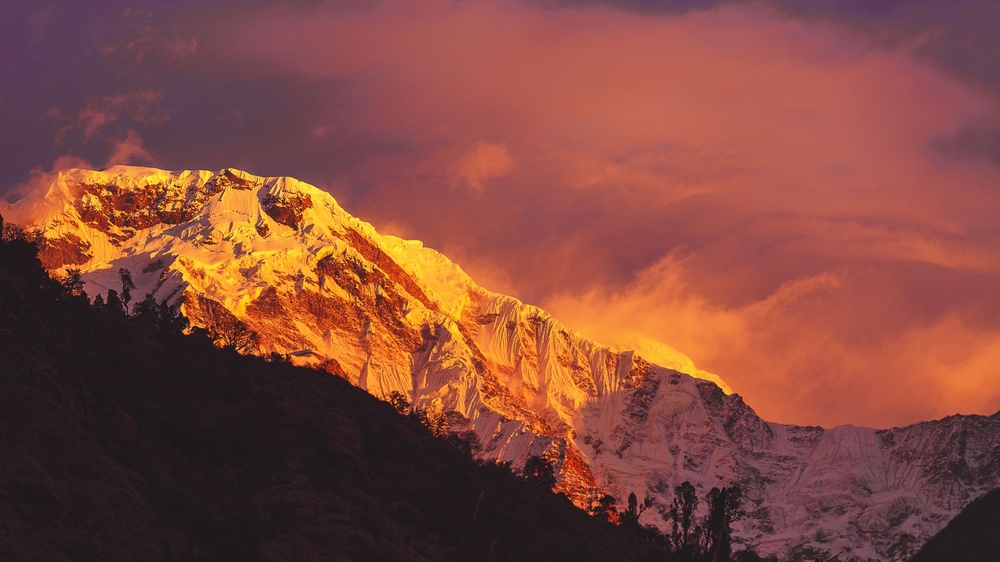
#> input picture 223-詹婷婷-厦门/week_3/1947.jpg, 1000 x 562 px, shrunk from 1920 x 1080 before the run
$ python sobel.py   (older library calls are emulated)
#> lines starting #> are read from the running program, lines starting #| are printed output that depends on the picture
import cv2
import numpy as np

#读取一幅图像 第一个参数是图像路径
#第二个参数代表读取方式， 1表示3通道彩色，0表示单通道灰度
img = cv2.imread("1947.jpg", 0)
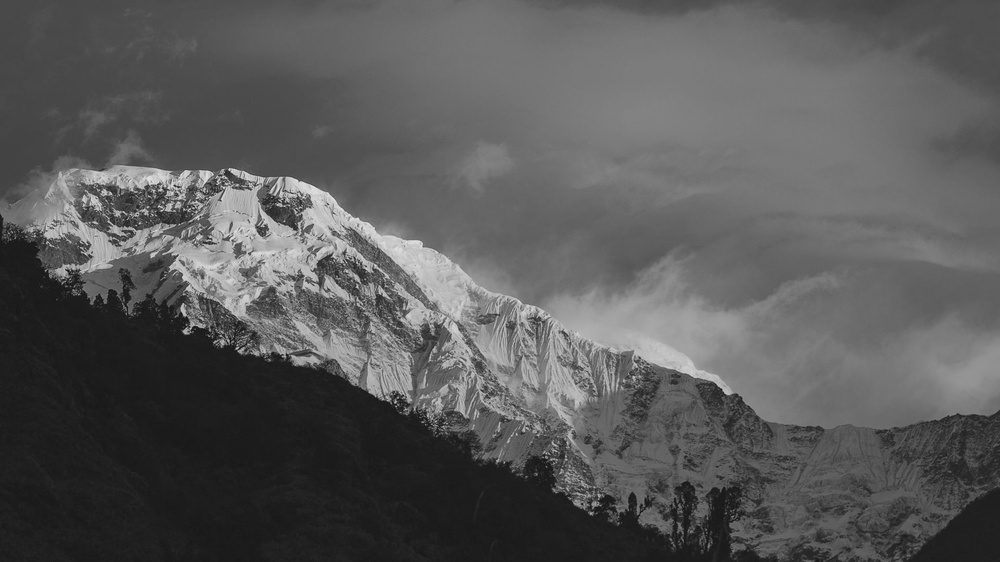
#> img: shape (562, 1000); min 14, max 230, mean 89.2
cv2.imshow("img", img)


"""
Sobel()函数求完值之后，会有负值，以及大于255的值
而原图像是uint8，即8位无符号数(范围在[0.255])，所以Sobel建立的图像位数不够，会有截断
因此，需使用16位有符号的数据类型，即cv2.CV_16S

cv2.Sobel(src, ddepth, dx, dy, dst, ksize, scale, delta, borderType)

    1.src: 输入图像，即需要进行边缘检测的源图像。
    2.ddepth: 输出图像的深度（数据类型）。它通常设置为-1，表示输出图像的深度与输入图像相同。如果你希望输出的图像是有符号整数（Sobel算子通常会生成负数值），可以选择 cv2.CV_16S 或 cv2.CV_64F 作为输出深度。
    3.dx 和 dy: 分别表示Sobel算子的水平和垂直导数的阶数。通常，dx 设置为1，表示计算水平方向的导数；dy 设置为0，表示不计算垂直方向的导数。你也可以将它们互换以计算垂直导数。
    4.dst: 输出图像，用于存储Sobel操作的结果。这是可选参数，可以省略。
    5.ksize: Sobel核的大小，通常是3，表示3x3的核。这个参数决定了Sobel算子的灵敏度。
    6.scale: 可选参数，用于缩放导数的值。通常设置为1。通过调整这个参数，你可以控制导数值的幅度。
    7.delta: 可选参数，添加到输出图像上的可选值。通常设置为0。
    8.borderType: 可选参数，边界处理的类型，可以是以下之一：
        cv2.BORDER_DEFAULT: 默认边界处理方式，通常使用0值填充。
        cv2.BORDER_CONSTANT: 使用用户指定的常数值进行填充。
        cv2.BORDER_REPLICATE: 使用最边缘像素进行填充。
        cv2.BORDER_REFLECT: 使用图像的反射边界像素进行填充。
"""

x = cv2.Sobel(img, cv2.CV_16S, 1, 0)
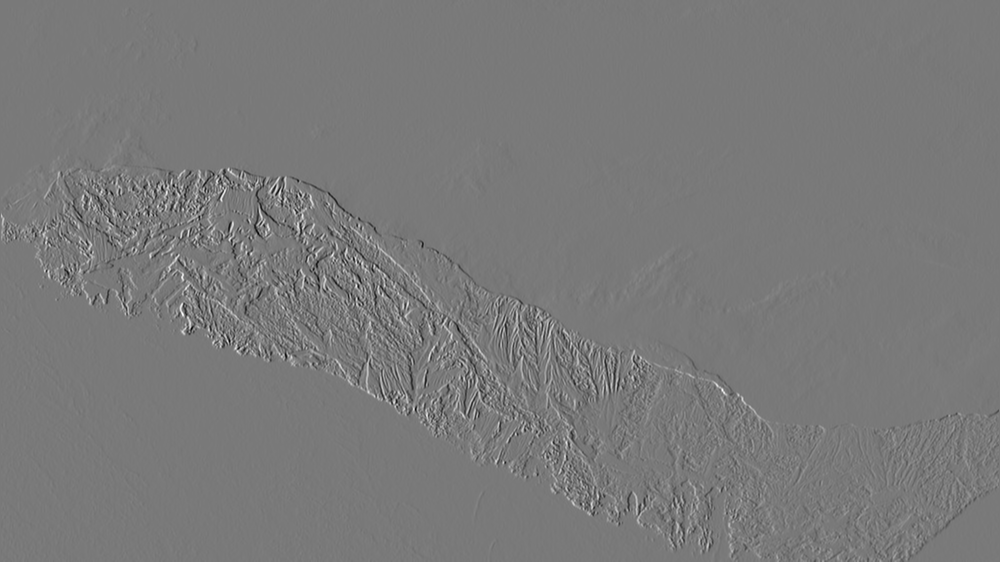
#> x: shape (562, 1000) int16; min -561, max 613, mean 0.3; drawn with min black and max white
y = cv2.Sobel(img, cv2.CV_16S, 0, 1)
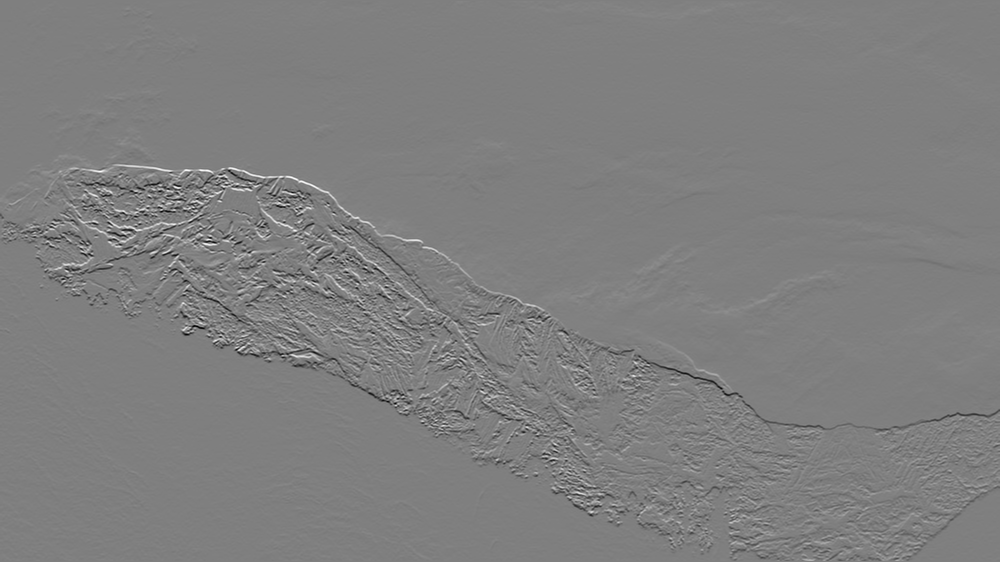
#> y: shape (562, 1000) int16; min -589, max 589, mean -0.7; drawn with min black and max white

"""
经过cv2.Sobel(img, cv2.CV_16S, 1, 0)处理后，
使用cv2.convertScaleAbs(x)将其转回原来的uint8形式
"""
absX = cv2.convertScaleAbs(x)
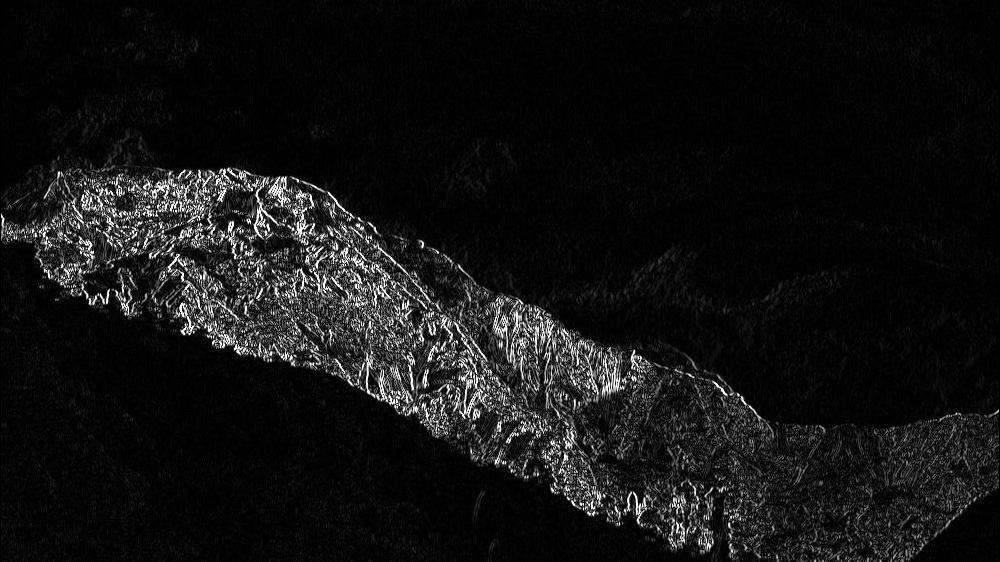
#> absX: shape (562, 1000); min 0, max 255, mean 19
absY = cv2.convertScaleAbs(y)
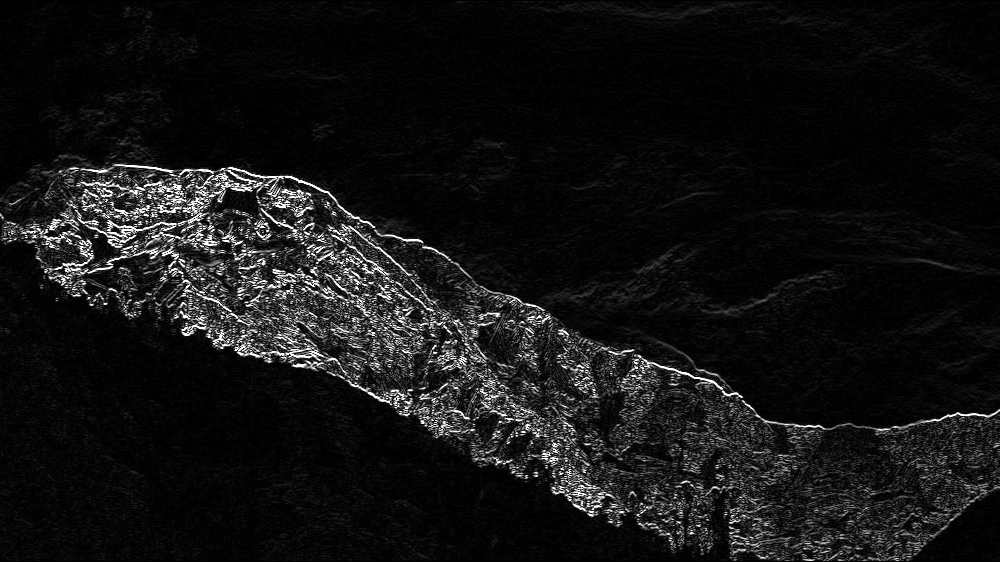
#> absY: shape (562, 1000); min 0, max 255, mean 19.7

"""
通过cv2.addWeighted(absX, 0.5, absY, 0.5, 0)，将两个方向的计算组合起来
dst = cv2.addWeighted(src1, alpha, src2, beta, gamma[, dst[, dtype]])
其中alpha是第一幅图片中元素的权重，beta是第二个的权重，
gamma是加到最后结果上的一个值。
"""
dst = cv2.addWeighted(absX, 0.5, absY, 0.5, 0)
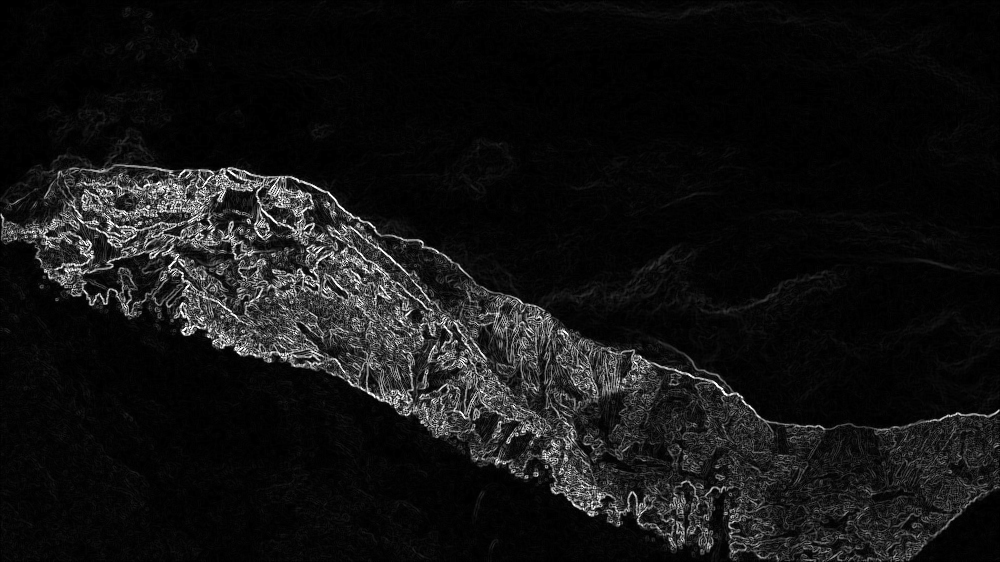
#> dst: shape (562, 1000); min 0, max 255, mean 19.4

cv2.imshow("absX", absX)
cv2.imshow("absY", absY)

cv2.imshow("dst", dst)

cv2.waitKey()
